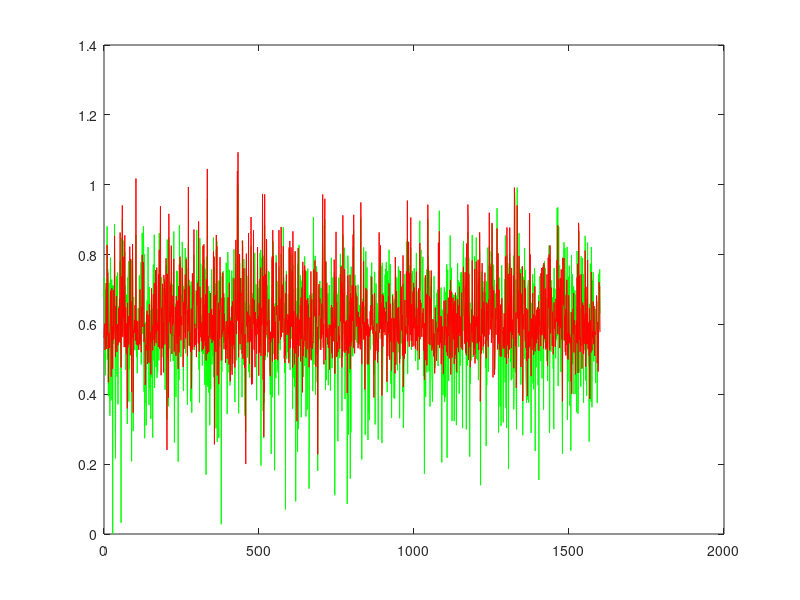

MATLAB code to generate this figure:
function [] = proj2_synth()
%% Project 2 - Learning to Rank using Linear Regression
%% Nandakishore Krishna
%% Person number : 50169797

clear; close all; clc;

UBitName = 'Nanda Kishore Krishna';
personNumber = '50169797';

format long g

% import data
load('synthetic.mat');

% transpose the input matrix to get 2000 X 10
x = x';

% training set - 80% of dataset
trainingX2 = x(1:1600, :);
trainingT2 = t(1:1600, 1);

% validation set - 10 % dataset
validationX2 = x(1601:1800, :);
validationT2 = t(1601:1800, 1);

% testing set - 10% of dataset
testingX2 = x(1801:size(x,1), :);
testingT2 = t(1801:size(t,1), 1);

% number of training samples
n2 = size(trainingX2, 1);

% no. of dimensions of the training set
d2 = size(trainingX2, 2);

% % histograms for the dataset
% figure(1)
% histogram(trainingX2(:,1));
% figure(2)
% histogram(trainingX2(:,2));

% model complexity
M2 = 60;

% find the clusters for the datapoints
fprintf('Finding %d clusters ...\n', M2);
[idx2, C2] = kmeans(trainingX2, M2);

% centres for the basis functions D X M
% we assign centroids of the clusters to muj
mu2 = C2';

% spread for the Gaussian radial functions
fprintf('Calculating the spread for the %d Gaussian radial functions ...\n', M2);

cluster_variance = zeros(M2,d2);
for i = 1 : M2
    temp = [];
    for j = 1 : length(idx2)
        if j == i
            temp = [temp; trainingX2(j,:)];
        end
    end
    cluster_variance(i,:) = var(temp);
%     cluster_variance(i,:) = 0.5 * ones(1, d2);
%     cluster_variance(i,1) = 0.5;
end

% the sigmaj for the basis functions
Sigma2 = zeros(d2,d2,M2);
for j = 2 : M2
    for i = 1 : n2
        Sigma2(:,:,j) = diag(cluster_variance(j,:));
    end
end


phi2 = calculatePhi(trainingX2, M2, Sigma2, mu2);

% regularization coefficient
lambda2 = 0;

% closed form solution for the weights
fprintf('Finding the closed form solution ...\n');
w2 = pinv((lambda2 * eye(M2)) + phi2' * phi2) * phi2' * trainingT2;

% sum of squares error and erms for the training set
[errorTrain2, trainPer2] = calculateError(phi2, trainingT2, w2, size(trainingX2, 1), lambda2)

% validation set
phiValid = calculatePhi(validationX2, M2, Sigma2, mu2);
[errorVal2, validPer2] = calculateError(phiValid, validationT2, w2, size(validationX2, 1), lambda2)

% testing set
phiTest = calculatePhi(testingX2, M2, Sigma2, mu2);
[errorTest2, testPer2] = calculateError(phiTest, testingT2, w2, size(testingX2, 1), lambda2);


figure(2)
y2 = phi2 * w2;
xaxis = linspace(0, length(y2), length(y2));
plot(xaxis, trainingT2, 'g', xaxis, y2, 'r');

save('proj2_synth.mat');
end


function Phi = calculatePhi(X, M, Sigma, mu)

% number of training samples
n = size(X, 1);

% determine design matrix N X M
fprintf('Calculating the design matrix phi of size %d X %d ...\n', n, M);
Phi = ones(n, M);
for j = 2 : M
    for i = 1 : n
        temp = X(i,:)' - mu(:,j);
        siginv = inv(Sigma(:,:,j));
        Phi(i,j) = exp(-1 * (temp' * siginv * temp) / 2);
    end
end

end

function [err, erms] = calculateError(phi, t, w, n, lambda)

% sum of squares error
err = sum((t - (phi * w)) .^ 2) / 2 + (lambda * (w' * w) / 2);

% root mean square error
erms = sqrt(2 * err / n);

end
